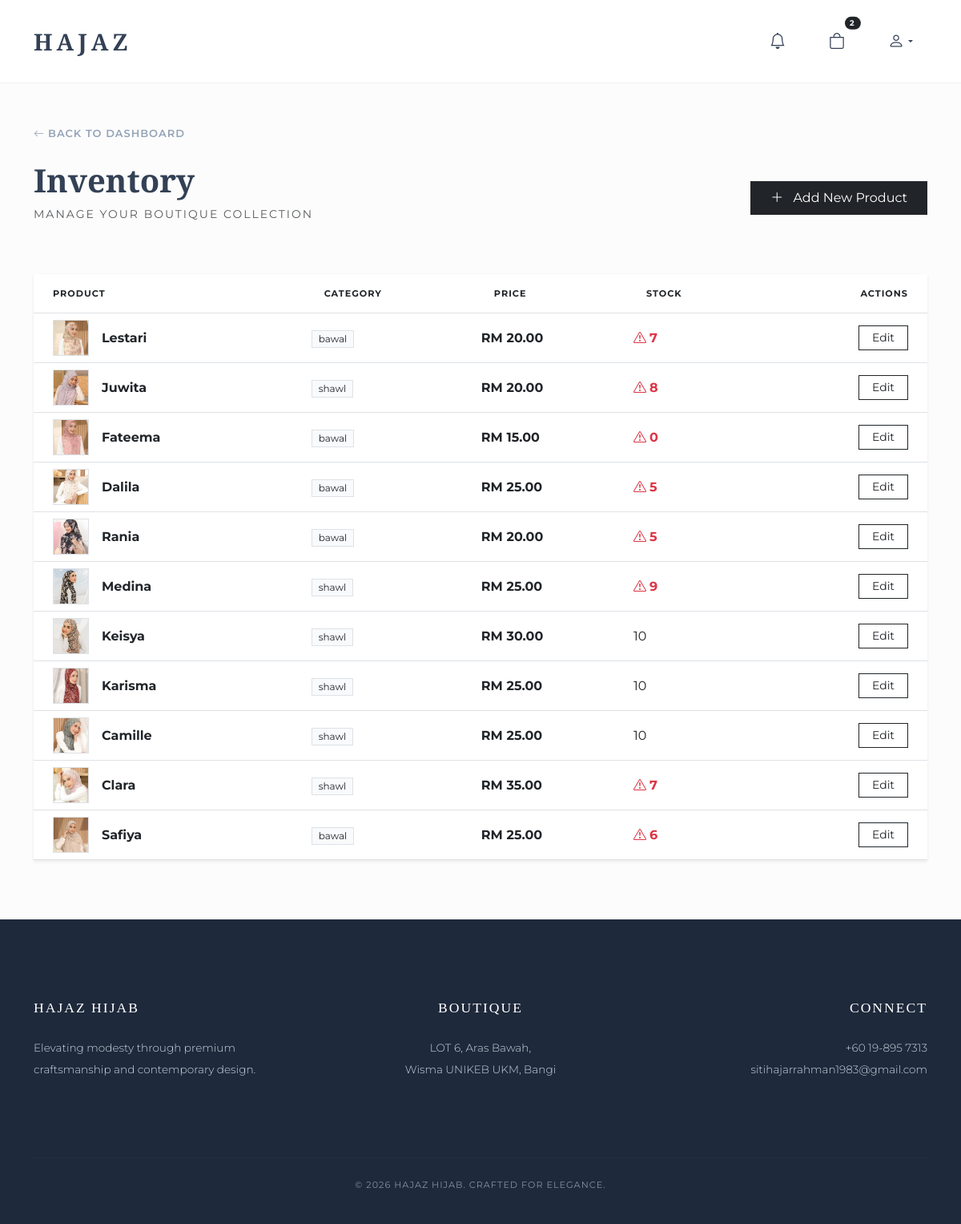
/admin-panel/inventory/ (signed in), run on the app's committed database.
### store/models.py (models this page shows, shortened)
class Product(models.Model):
    name = models.CharField(max_length=200)
    category = models.CharField(max_length=100)
    price = models.DecimalField(max_digits=10, decimal_places=2)
    description = models.TextField()
    stock = models.PositiveIntegerField()
    image = models.ImageField(upload_to="products/")
    slug = models.SlugField(unique=True, null=True, blank=True)

### store/views.py (the view)
# urls.py: path('admin-panel/inventory/', views.inventory_list, name='inventory_list'),
@login_required
def inventory_list(request):
    products = Product.objects.all().order_by('-id')
    return render(request, 'admin/inventory_list.html', {'products': products})

### store/context_processors.py (called while the page is built)
def cart_renderer(request):
    if request.user.is_authenticated:
        cart_items = Cart.objects.filter(customer=request.user)
        cart_count = cart_items.aggregate(Sum('quantity'))['quantity__sum'] or 0
        total_price = sum(item.product.price * item.quantity for item in cart_items)
        return {
            'cart_items': cart_items,
            'cart_count': cart_count,
            'total_price' : total_price
        }
    return {
        'cart_items': [],
        'cart_count': 0,
        'total_price' : 0
    }

def notification_context(request):
    if request.user.is_authenticated:
        notifs = request.user.notifications.all()[:5]
        count = request.user.notifications.filter(is_read=False).count()
        return {
            'user_notifications': notifs,
            'unread_notifications_count': count
        }
    return {}

### store/models.py (called while the page is built)
    @property
    def subtotal(self):
        return self.product.price * self.quantity

### store/templates/admin/inventory_list.html (shortened to what this page needs)
{% extends "base.html" %}
{% block content %}
<div class="admin-wrapper" style="background: #fcfcfc; padding: 50px 0;">
    <div class="container">
        <div class="mb-4">
            <a href="{% url 'admin_panel' %}" class="btn-back mb-4" style="letter-spacing: 1px;">
                <i class="bi bi-arrow-left me-1"></i> Back to Dashboard
            </a>
        <div class="d-flex justify-content-between align-items-center mb-5">
            <div>
                <h1 style="font-family: 'Bodoni Moda', serif; font-weight: 700;">Inventory</h1>
                <p class="text-muted small text-uppercase" style="letter-spacing: 2px;">Manage your boutique collection</p>
            </div>
            <a href="{% url 'add_product' %}" class="btn btn-dark rounded-0 px-4 py-2">
                <i class="bi bi-plus-lg me-2"></i> Add New Product
            </a>
        </div>
        <div class="card border-0 shadow-sm rounded-0">
            <div class="table-responsive">
                <table class="table align-middle mb-0">
                    <thead class="bg-light">
                        <tr class="extra-small text-uppercase fw-bold text-muted" style="letter-spacing: 1px;">
                            <th class="ps-4 py-3">Product</th>
                            <th class="ps-4 py-3">Category</th>
                            <th class="ps-4 py-3">Price</th>
                            <th class="ps-4 py-3">Stock</th>
                            <th class="ps-4 py-3 text-end pe-4">Actions</th>
                        </tr>
                    </thead>
                    <tbody>
                        {% for product in products %}
                        <tr>
                            <td class="ps-4">
                                <div class="d-flex align-items-center">
                                    <img src="{{ product.image.url }}" style="width: 45px; height: 45px; object-fit: cover;" class="me-3 border">
                                    <span class="fw-bold text-dark">{{ product.name }}</span>
                                </div>
                            </td>
                            <td><span class="badge bg-light text-dark border rounded-0 fw-normal px-2">{{ product.category }}</span></td>
                            <td class="fw-bold text-dark">RM {{ product.price }}</td>
                            <td>
                                {% if product.stock < 10 %}
                                    <span class="text-danger fw-bold"><i class="bi bi-exclamation-triangle me-1"></i>{{ product.stock }}</span>
                                {% else %}
                                    {{ product.stock }}
                                {% endif %}
                            </td>
                            <td class="text-end pe-4">
                                <div class="btn-group">
                                    <a href="{% url 'edit_product' product.slug %}" class="btn btn-sm btn-outline-dark rounded-0 px-3">Edit</a>
                                </div>
                            </td>
                        </tr>
                        {% empty %}
                        <tr>
                            <td colspan="5" class="text-center py-5 text-muted">No products found in inventory.</td>
                        </tr>
                        {% endfor %}
                    </tbody>
                </table>
            </div>
        </div>
    </div>
</div>
{% endblock %}

### store/templates/base.html (shortened to what this page needs)
<!DOCTYPE html>
{% load static %}
<html lang="en">
<head>
    <link href="https://cdn.jsdelivr.net/npm/bootstrap@5.3.0/dist/css/bootstrap.min.css" rel="stylesheet">
    <link rel="stylesheet" href="https://cdn.jsdelivr.net/npm/bootstrap-icons@1.11.1/font/bootstrap-icons.css">
</head>
<body>
<nav class="navbar navbar-expand-lg sticky-top">
    <div class="container">
        <a class="navbar-brand" href="{% url 'welcome' %}">HAJAZ</a>
        <div class="collapse navbar-collapse" id="navbarNav">
            <ul class="navbar-nav ms-auto align-items-center">
                {% if user.is_authenticated %}
                    {% if "Admin" not in user.groups.all.0.name %}
                    <li class="nav-item px-2 dropdown notification-dropdown">
                        <a class="nav-link position-relative" href="#" id="notifDropdown" role="button" data-bs-toggle="dropdown">
                            <i class="bi bi-bell fs-5"></i>
                        </a>
                    </li>
                    {% endif %}
                    {% if "Admin" in user.groups.all.0.name %}
                        <li class="nav-item px-2">
                            <a class="nav-link" href="{% url 'admin_panel' %}" title="Dashboard">
                                <i class="bi bi-grid-1x2-fill fs-5"></i>
                            </a>
                        </li>
                    {% else %}
                        <li class="nav-item dropdown px-2 cart-dropdown">
                            <a class="nav-link position-relative {% if request.resolver_match.url_name == 'checkout' %}disabled opacity-50{% endif %}"
                            href="#"
                            id="cartDropdown"
                            role="button"
                            {% if request.resolver_match.url_name != 'checkout' %}data-bs-toggle="dropdown"{% endif %}
                            aria-expanded="false">
                                <i class="bi bi-bag fs-5"></i>
                                <span id="cart-badge" class="position-absolute top-0 start-100 translate-middle badge rounded-pill bg-dark {% if not cart_count %}d-none{% endif %}" style="font-size: 0.6rem;">
                                    {{ cart_count|default:0 }}
                                </span>
                            </a>
                        </li>
                    {% endif %}
                    <li class="nav-item dropdown ms-lg-2">
                        <a class="nav-link dropdown-toggle d-flex align-items-center" href="#" id="userDropdown" role="button" data-bs-toggle="dropdown" aria-expanded="false">
                            <i class="bi bi-person fs-5"></i>
                        </a>
                    </li>
                {% endif %}
            </ul>
        </div>
    </div>
</nav>
    <main>
        {% block content %}{% endblock %}
    </main>
    <footer>
        <div class="container">
            <div class="row g-4">
                <div class="col-md-4">
                    <h5>HAJAZ HIJAB</h5>
                    <p>Elevating modesty through premium <br> craftsmanship and contemporary design.</p>
                </div>
                <div class="col-md-4 text-md-center">
                    <h5>BOUTIQUE</h5>
                    <p>LOT 6, Aras Bawah,<br>Wisma UNIKEB UKM, Bangi</p>
                </div>
                <div class="col-md-4 text-md-end">
                    <h5>CONNECT</h5>
                    <p>+60 19-895 7313<br>sitihajarrahman1983@gmail.com</p>
                </div>
            </div>
            <div class="footer-bottom text-center">
                © 2026 Hajaz Hijab. Crafted for Elegance.
            </div>
        </div>
    </footer>
</body>

### store/templates/base.html (style rules this page uses)
:root { --brand-slate: #94a3b8; --brand-lavender: #b399bc; --brand-bg-cool: #d9e2ec; --brand-dark: #334155; --brand-footer: #1e293b; --text-light: #f8f9fa; }
body { font-family: 'Montserrat', sans-serif; background-color: #ffffff; color: var(--brand-dark); }
.navbar { background-color: #ffffff !important; padding: 25px 0; border-bottom: 1px solid rgba(0,0,0,0.05); }
.navbar-brand { font-family: 'Bodoni Moda', serif; font-weight: 700; letter-spacing: 5px; font-size: 1.8rem; color: var(--brand-dark) !important; }
.nav-link { font-size: 0.75rem; text-transform: uppercase; letter-spacing: 2px; font-weight: 500; color: var(--brand-dark) !important; margin: 0 10px; }
main { min-height: 75vh; }
footer { background-color: var(--brand-footer); color: #cbd5e1; padding: 100px 0 40px; }
footer h5 { font-family: 'Bodoni Moda', serif; color: white; font-size: 1.1rem; margin-bottom: 25px; letter-spacing: 2px; text-transform: uppercase; }
footer p { font-size: 0.85rem; line-height: 2; font-weight: 300; }
.footer-bottom { margin-top: 80px; padding-top: 25px; border-top: 1px solid rgba(255,255,255,0.05); font-size: 0.7rem; letter-spacing: 1px; text-transform: uppercase; opacity: 0.6; }
.btn-back { text-decoration: none; color: var(--brand-slate); font-size: 13px; text-transform: uppercase; letter-spacing: 2px; font-weight: 600; transition: all 0.3s ease; display: inline-flex; align-items: center; }

### store/templates/admin/inventory_list.html (style rules this page uses)
.extra-small { font-size: 0.65rem; letter-spacing: 2px; }
.bg-light { background-color: #f8fafc !important; }
.extra-small { font-size: 0.7rem; }

### data on the page
Product: image (picture), name "Lestari", category "bawal", price "20.00", stock "7"
Product: image (picture), name "Juwita", category "shawl", price "20.00", stock "8"
Product: image (picture), name "Fateema", category "bawal", price "15.00", stock "0"
Product: image (picture), name "Dalila", category "bawal", price "25.00", stock "5"
Product: image (picture), name "Rania", category "bawal", price "20.00", stock "5"
Product: image (picture), name "Medina", category "shawl", price "25.00", stock "9"
Product: image (picture), name "Keisya", category "shawl", price "30.00", stock "10"
Product: image (picture), name "Karisma", category "shawl", price "25.00", stock "10"
Product: image (picture), name "Camille", category "shawl", price "25.00", stock "10"
Product: image (picture), name "Clara", category "shawl", price "35.00", stock "7"
Product: image (picture), name "Safiya", category "bawal", price "25.00", stock "6"

### other printed values
{{ cart_count|default:0 }} "2"
